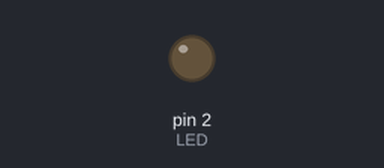
Simulated run of this sketch. Board: Arduino Uno, built with avr-gcc and run on an emulated ATmega328P. On the bench: output pins drawn as LEDs (lit = HIGH). Dashed ring = blinking. What the sketch prints to the serial monitor is not drawn.

Above: at 0.04 s.
At 2.95 s:
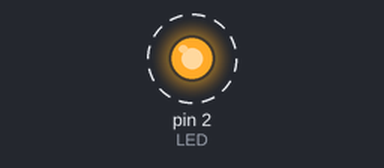
Timing chart, 0 to 3.2 s (numbered marks = the images above):
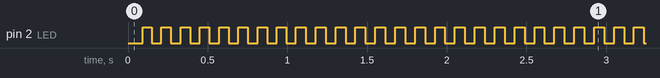

The sketch:

sketch_mar11c.ino
```cpp
#define LED 2             // notre LED

int Vtm = 340;              // Vitesse d'entrée moteur en tour/min
float Vts = Vtm / 60000.0;  //Vitesse d'entrée moteur en tour/ms
float T;                    // Temps d'un tour complet en ms
float Td;                   // Temps led allumée en ms
int Tde;                    // Temps led éteinte en ms
int n = 5;                  // nombre de degré LED allumée

// Generally, you should use "unsigned long" for variables that hold time
// The value will quickly become too large for an int to store
unsigned long previousMicros = 0; // will store last time LED was updated


// Variables will change:
int ledState = LOW;  // ledState used to set the LED

void setup() {
  Serial.begin(9600);
  pinMode(LED, OUTPUT);
  T = 1 / Vts;
  Td =  1000* n * T / 360.0;
  Tde = (1000*(360 - n) * T) / (360.0);
}

void loop() {
   // check to see if it's time to blink the LED; that is, if the difference
  // between the current time and last time you blinked the LED is bigger than
  // the interval at which you want to blink the LED.
  unsigned long currentMicros = micros();
  Serial.print("curent : " );
  Serial.println(currentMicros);
  Serial.print("previouMicross : " );
  Serial.println(previousMicros);
  Serial.println(Tde);
  Serial.println(Td);


  if (ledState == LOW) {
    // Si la LED est éteinte depuis Tde Microsecondes, on l'allume
    if (currentMicros - previousMicros >= Tde) {
      ledState = HIGH;
      previousMicros = currentMicros;
    }
  } else {
    // Si la LED est allumée depuis Td Microsecondes, on l'éteint
    if (currentMicros - previousMicros >= Td) {
      ledState = LOW;
      previousMicros = currentMicros;
    }
  }

  // Met à jour l'état de la LED
  digitalWrite(LED, ledState);
}


  /*
  if (ledState == LOW){
    Serial.print((currentMicros - previousMicros) >= Tde);

    if (currentMicros - previousMicros >= Tde) {
      previousMicros = currentMicros;
      ledState = HIGH;
      }
    else{
      ledState = LOW;
      }
    digitalWrite(LED, ledState);
  }

  else{
      if (currentMicros - previousMicros >= Td) {
        previousMicros = currentMicros;
        ledState = LOW;
      }
    else{
      ledState = HIGH;
      }
    digitalWrite(LED, ledState);
  }
  */
```

Measured:
- by itself, pin 2 (LED): alternates HIGH for 0.06 s and LOW for 0.06 s
